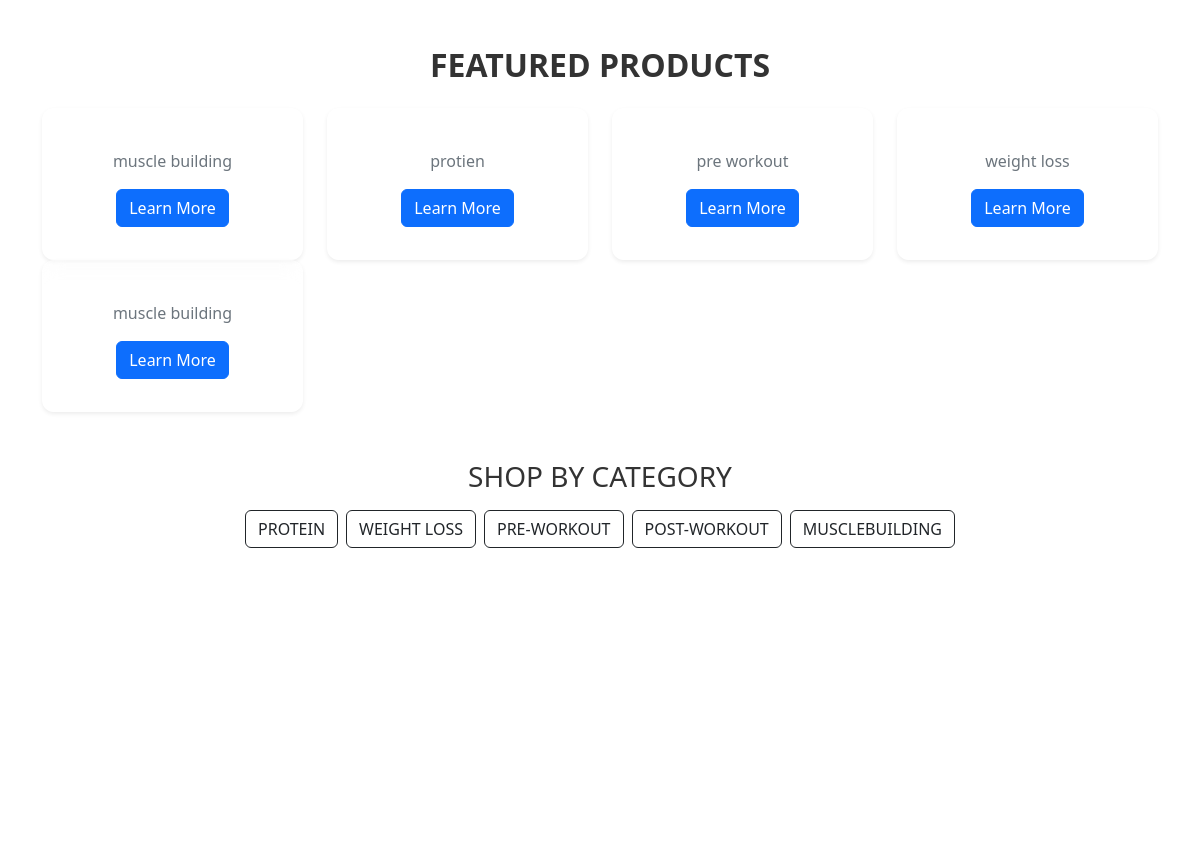
The app's page / (middle part), older data.
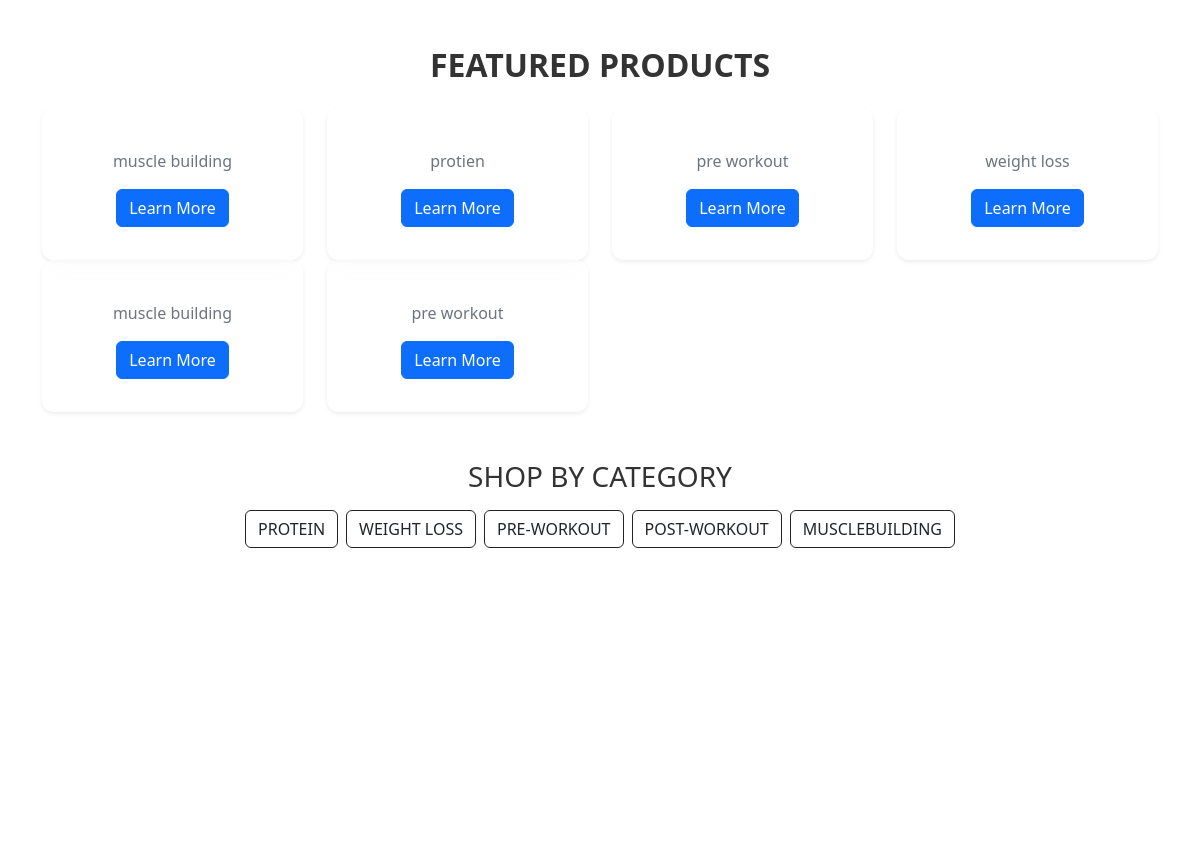
The same page, newer data.
### amazon_store/models.py (models this page shows, shortened)
class Product(models.Model):
    title = models.CharField(max_length=255)
    description = models.TextField()
    price = models.DecimalField(max_digits=10, decimal_places=2)
    image1 = models.ImageField(upload_to='path/to/upload/', null=True, blank=True)
    image2 = models.ImageField(upload_to='path/to/upload/', null=True, blank=True)
    image3 = models.ImageField(upload_to='path/to/upload/', null=True, blank=True)
    image4 = models.ImageField(upload_to='path/to/upload/', null=True, blank=True)
    image5 = models.ImageField(upload_to='path/to/upload/', null=True, blank=True)
    category = models.ForeignKey(Category, on_delete=models.SET_NULL, null=True, blank=True)
    rating = models.FloatField(default=0.0)
    reviews = models.IntegerField(default=0)
    original_price = models.DecimalField(max_digits=10, decimal_places=2, default=0.0)
    discount = models.IntegerField(default=0)  # Percentage discount
    delivery_date = models.DateField(default=timezone.now)  # <-- Add default value here

class Category(models.Model):
    name = models.CharField(max_length=255)
    def __str__(self):
        return self.name

### amazon_store/views.py (the view)
# urls.py: 2. Add a URL to urlpatterns:  path('', views.home, name='home')
def home(request):
    product=Product.objects.all()
    return render(request, 'base.html',{'product':product})

### templates/base.html (shortened to what this page needs)
{% load static %}
<!DOCTYPE html>
<html lang="en">
<head>
    <link href="https://cdn.jsdelivr.net/npm/bootstrap@5.2.3/dist/css/bootstrap.min.css" rel="stylesheet">
    <link rel="stylesheet" href="https://cdnjs.cloudflare.com/ajax/libs/font-awesome/5.15.3/css/all.min.css">
    <link rel="stylesheet" href="https://cdnjs.cloudflare.com/ajax/libs/font-awesome/6.7.2/css/all.min.css">
</head>
<body>
<div class="container text-center my-5">
    <h2 class="fw-bold">FEATURED PRODUCTS</h2>
    <div class="row mt-4">
        {% for i in product %}
        <div class="col-md-3">
            <div class="card p-3 shadow-sm">
                <div class="card-body">
                    <p class="text-muted">{{ i.category }}</p>
                    <a href="{% url 'product_detail' i.id %}" class="btn btn-primary">Learn More</a>
                </div>
            </div>
        </div>
        {% endfor %}
    </div>
    <h3 class="mt-5">SHOP BY CATEGORY</h3>
    <div class="d-flex justify-content-center gap-2 mt-3">
        <button class="btn btn-outline-dark">PROTEIN</button>
        <button class="btn btn-outline-dark">WEIGHT LOSS</button>
        <button class="btn btn-outline-dark">PRE-WORKOUT</button>
        <button class="btn btn-outline-dark">POST-WORKOUT</button>
        <button class="btn btn-outline-dark">MUSCLEBUILDING</button>
    </div>
</div>
<div class="container-1">
    <div class="row mission-section">
    </div>
</div>
</body>
</html>

Row changes from the older to the newer data that the page shows:
added Product: category "pre workout"
